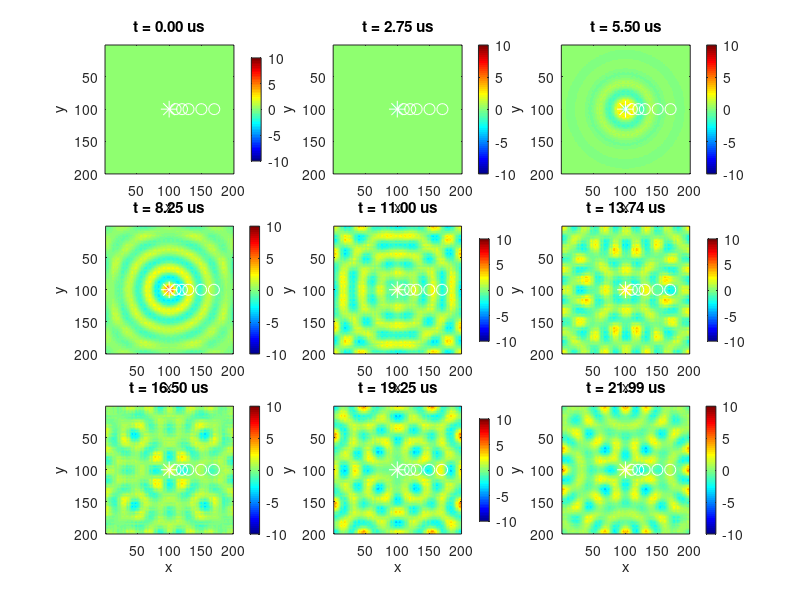

MATLAB code to generate this figure: (Note: this script raises an error after producing the figure.)
%% Step 1: Velocity-Pressure FDTD in Empty Domain
% Validates: |v|/|p| = 1/(rho*c), 1/sqrt(r) decay in 2D.
% Physics: dp/dt = -rho0*c^2*div(v), dv/dt = -(1/rho0)*grad(p)

clc; clear; close all;

% Parameters
DX = 5e-5;                    % Grid spacing [m]
C0 = 1500.0;                  % Sound speed [m/s]
RHO0 = 998.0;                 % Density [kg/m^3]
CFL = 0.5;
DT = CFL * DX / (C0 * sqrt(2));

NX = 200; NY = 200;
SRC_X = round(NX/2); SRC_Y = round(NY/2);
FREQ = 1.0e6;
BURST_CYCLES = 10;
BURST_DURATION = BURST_CYCLES / FREQ;
BURST_DELAY = 2.0e-6;
SRC_AMP = 10.0;

COURANT_TIME = NX * DX / C0;
NT = round((BURST_DELAY + BURST_DURATION + 1.5*COURANT_TIME) / DT);

fprintf('Grid: %d x %d, DX = %.2e, DT = %.2e\n', NX, NY, DX, DT);
fprintf('Timesteps: %d, Sim time: %.2f us\n', NT, NT*DT*1e6);

% Fields (uniform c for Step 1)
press_coef = RHO0 * C0^2;
p = zeros(NX, NY);
vx = zeros(NX, NY); vy = zeros(NX, NY);

% Probes along +x from source
probe_radii = [10, 20, 30, 50, 70] * DX;
n_probes = length(probe_radii);
probe_idx = zeros(n_probes, 2);
for k = 1:n_probes
    r_cells = round(probe_radii(k) / DX);
    probe_idx(k, :) = [SRC_X + r_cells, SRC_Y];
end
p_hist = zeros(NT, n_probes);
v_hist = zeros(NT, n_probes);

% Burst source
function val = burst_source(t, delay, duration, freq, amp)
    if t < delay || t > delay + duration, val = 0; return; end
    tau = (t - delay) / duration;
    envelope = 0.5 * (1 - cos(2*pi*tau));
    val = amp * envelope * sin(2*pi*freq*(t - delay));
end

% Snapshots
n_snapshots = 9;
snap_times = round(linspace(1, NT, n_snapshots));
snap_p = cell(n_snapshots, 1); snap_vmag = cell(n_snapshots, 1);
snap_labels = cell(n_snapshots, 1); snap_count = 0;

% Main loop
for n = 1:NT
    t = (n-1) * DT;
    
    % Velocity update
    p_pad = zeros(NX+2, NY+2);
    p_pad(2:end-1, 2:end-1) = p;
    p_pad(1, :) = p_pad(2, :); p_pad(end, :) = p_pad(end-1, :);
    p_pad(:, 1) = p_pad(:, 2); p_pad(:, end) = p_pad(:, end-1);
    
    dP_dx = (p_pad(3:end, 2:end-1) - p_pad(1:end-2, 2:end-1)) / (2*DX);
    dP_dy = (p_pad(2:end-1, 3:end) - p_pad(2:end-1, 1:end-2)) / (2*DX);
    vx = vx - (DT/RHO0) * dP_dx;
    vy = vy - (DT/RHO0) * dP_dy;
    vx(1, :) = 0; vx(end, :) = 0; vy(:, 1) = 0; vy(:, end) = 0;
    
    % Pressure update
    vx_pad = zeros(NX+2, NY+2); vy_pad = zeros(NX+2, NY+2);
    vx_pad(2:end-1, 2:end-1) = vx; vy_pad(2:end-1, 2:end-1) = vy;
    vx_pad(1, :) = -vx_pad(2, :); vx_pad(end, :) = -vx_pad(end-1, :);
    vx_pad(:, 1) = vx_pad(:, 2); vx_pad(:, end) = vx_pad(:, end-1);
    vy_pad(:, 1) = -vy_pad(:, 2); vy_pad(:, end) = -vy_pad(:, end-1);
    vy_pad(1, :) = vy_pad(2, :); vy_pad(end, :) = vy_pad(end-1, :);
    
    div_v = (vx_pad(3:end, 2:end-1) - vx_pad(1:end-2, 2:end-1)) / (2*DX) ...
          + (vy_pad(2:end-1, 3:end) - vy_pad(2:end-1, 1:end-2)) / (2*DX);
    p = p - DT * press_coef * div_v;
    
    % Source injection (after pressure update)
    source_val = burst_source(t, BURST_DELAY, BURST_DURATION, FREQ, SRC_AMP);
    for di = -1:1
        for dj = -1:1
            ix = SRC_X + di; iy = SRC_Y + dj;
            if ix >= 1 && ix <= NX && iy >= 1 && iy <= NY
                weight = 1.0 / (1.0 + abs(di) + abs(dj));
                p(ix, iy) = p(ix, iy) + weight * source_val;
            end
        end
    end
    
    % Record probes
    for k = 1:n_probes
        p_hist(n, k) = p(probe_idx(k, 1), probe_idx(k, 2));
        v_hist(n, k) = sqrt(vx(probe_idx(k, 1), probe_idx(k, 2))^2 + vy(probe_idx(k, 1), probe_idx(k, 2))^2);
    end
    
    % Store snapshots
    if snap_count < n_snapshots && n >= snap_times(snap_count + 1)
        snap_count = snap_count + 1;
        snap_p{snap_count} = p;
        snap_vmag{snap_count} = sqrt(vx.^2 + vy.^2);
        snap_labels{snap_count} = sprintf('t = %.2f us', t*1e6);
    end
    
    if mod(n, 100) == 0
        fprintf('Step %d / %d (t = %.2f us)\n', n, NT, t*1e6);
    end
end

% Snapshot grids
figure('Name', 'Pressure Snapshots', 'Position', [100 100 1200 900]);
for k = 1:n_snapshots
    subplot(3, 3, k);
    imagesc(snap_p{k}'); axis image; colormap(gca, jet); colorbar;
    title(snap_labels{k}); xlabel('x'); ylabel('y');
    hold on; plot(SRC_X, SRC_Y, 'w*', 'MarkerSize', 12);
    for ip = 1:n_probes, plot(probe_idx(ip, 1), probe_idx(ip, 2), 'wo', 'MarkerSize', 8); end
    hold off; caxis([-1 1] * SRC_AMP);
end
sgtitle('Pressure Field Evolution');

figure('Name', 'Velocity Snapshots', 'Position', [100 100 1200 900]);
for k = 1:n_snapshots
    subplot(3, 3, k);
    imagesc(snap_vmag{k}'); axis image; colormap(gca, hot); colorbar;
    title(snap_labels{k}); xlabel('x'); ylabel('y');
    hold on; plot(SRC_X, SRC_Y, 'w*', 'MarkerSize', 12); hold off;
    caxis([0 1] * SRC_AMP / (RHO0 * C0));
end
sgtitle('Velocity Magnitude Evolution');

% Probe traces
figure('Name', 'Probe Time Traces', 'Position', [100 100 1000 700]);
t_us = (0:NT-1) * DT * 1e6;
subplot(2, 1, 1);
for k = 1:n_probes, plot(t_us, p_hist(:, k), 'LineWidth', 1.2); hold on; end
hold off; xlabel('Time [us]'); ylabel('Pressure [Pa]'); title('Pressure at Probes');
legend(arrayfun(@(r) sprintf('r=%.1f mm', r*1e3), probe_radii, 'UniformOutput', false), 'Location', 'best');
grid on; xlim([0, t_us(end)]);

subplot(2, 1, 2);
for k = 1:n_probes, plot(t_us, v_hist(:, k) * (RHO0 * C0), 'LineWidth', 1.2); hold on; end
hold off; xlabel('Time [us]'); ylabel('|v| * rho*c [Pa]'); title('Scaled Velocity at Probes');
legend(arrayfun(@(r) sprintf('r=%.1f mm', r*1e3), probe_radii, 'UniformOutput', false), 'Location', 'best');
grid on; xlim([0, t_us(end)]);

% Validation
burst_start_idx = round(BURST_DELAY / DT) + 1;
burst_end_idx = min(NT, round((BURST_DELAY + BURST_DURATION) / DT) + 1);
p_rms = zeros(n_probes, 1); v_rms = zeros(n_probes, 1);
for k = 1:n_probes
    p_rms(k) = sqrt(mean(p_hist(burst_start_idx:burst_end_idx, k).^2));
    v_rms(k) = sqrt(mean(v_hist(burst_start_idx:burst_end_idx, k).^2));
end
expected_ratio = 1 / (RHO0 * C0);

figure('Name', 'Validation', 'Position', [100 100 1000 400]);
subplot(1, 2, 1);
loglog(probe_radii * 1e3, p_rms, 'bo-', 'LineWidth', 2, 'MarkerSize', 10); hold on;
loglog(probe_radii * 1e3, v_rms * (RHO0 * C0), 'rs--', 'LineWidth', 2, 'MarkerSize', 10);
r_ref = linspace(probe_radii(1), probe_radii(end), 100);
loglog(r_ref * 1e3, p_rms(1) * sqrt(probe_radii(1) ./ r_ref), 'k:', 'LineWidth', 1.5);
hold off; xlabel('Radius [mm]'); ylabel('RMS amplitude'); title('2D Decay Validation');
legend('p', '|v|\rho c', '1/\surd r ref', 'Location', 'best'); grid on;

subplot(1, 2, 2);
actual_ratio = v_rms ./ p_rms;
bar(1:n_probes, actual_ratio, 'FaceColor', [0.2 0.6 0.8]); hold on;
plot([0.5, n_probes+0.5], [expected_ratio, expected_ratio], 'r--', 'LineWidth', 2);
hold off; xlabel('Probe index'); ylabel('|v| / |p|');
title(sprintf('Ratio (theory: %.4e)', expected_ratio));
set(gca, 'XTick', 1:n_probes, 'XTickLabel', arrayfun(@(r) sprintf('%.1f', r*1e3), probe_radii, 'UniformOutput', false));
grid on;

fprintf('\n========== VALIDATION RESULTS ==========\n');
fprintf('Expected |v|/|p| = %.6e\n', expected_ratio);
for k = 1:n_probes
    if p_rms(k) > 0
        fprintf('Probe %d (r=%.2f mm): |v|/|p| = %.6e, error = %.2f%%\n', ...
            k, probe_radii(k)*1e3, actual_ratio(k), abs(actual_ratio(k)-expected_ratio)/expected_ratio*100);
    else
        fprintf('Probe %d (r=%.2f mm): NO SIGNAL\n', k, probe_radii(k)*1e3);
    end
end
fprintf('========================================\n');
